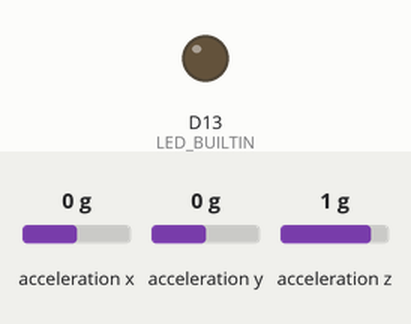
This sketch was run on a simulated Arduino Nano 33 IoT. Parts: output pins drawn as LEDs (lit = HIGH). The test bench sets the inputs (shaded band); at power-on: acceleration x 0 g, acceleration y 0 g, acceleration z 1 g. Nothing arrives over Bluetooth unless stated; a phone connects over Bluetooth LE 3 s after start; what the sketch prints to the serial monitor is not drawn.

Above: at 0.1 s.
At 3.1 s:
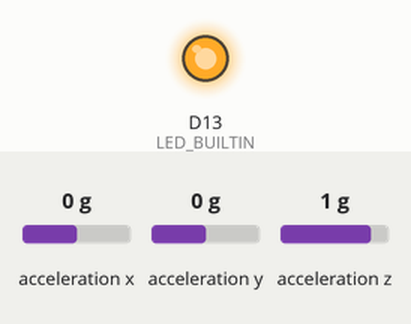
Timing chart, 0 to 4.6 s (numbered marks = the images above):
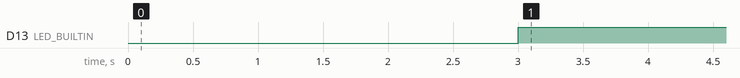

Measured:
- by itself, D13 (LED_BUILTIN): LOW → HIGH at 3.0 s

The sketch:

BLE_Test.ino
```cpp
#include <ArduinoBLE.h>
#include <LSM6DS3.h>
#include <Wire.h>

LSM6DS3 myIMU(I2C_MODE, 0x6A);
BLEService accelService("1101");
BLEFloatCharacteristic accelCharX("0099b53a-b473-11ed-afa1-0242ac120002", BLERead | BLENotify);
BLEFloatCharacteristic accelCharY("0099b8a0-b473-11ed-afa1-0242ac120002", BLERead | BLENotify);
BLEFloatCharacteristic accelCharZ("0099ba12-b473-11ed-afa1-0242ac120002", BLERead | BLENotify);

void setup() {
  // Serial.begin(9600);
  // while (!Serial)
  //   ;

  myIMU.begin();

  // if (myIMU.begin() != 0) {
  //   Serial.println("Device error");
  // } else {
  //   Serial.println("Device OK!");
  // }

  pinMode(LED_BUILTIN, OUTPUT);
  if (!BLE.begin()) {
    // Serial.println("Starting BLE failed!");
    while (1)
      ;
  }

  BLE.setLocalName("AccelerometerData");
  BLE.setAdvertisedService(accelService);
  accelService.addCharacteristic(accelCharX);
  accelService.addCharacteristic(accelCharY);
  accelService.addCharacteristic(accelCharZ);
  BLE.addService(accelService);


  BLE.advertise();
  Serial.println("Bluetooth device active, waiting for connections...");
}

void loop() {
  BLEDevice central = BLE.central();

  if (central) {
    // Serial.print("Connected to central: ");
    // Serial.println(central.address());
    digitalWrite(LED_BUILTIN, HIGH);

    while (central.connected()) {
      float accelx = myIMU.readFloatAccelX();
      float accely = myIMU.readFloatAccelY();
      float accelz = myIMU.readFloatAccelZ();
      //float accelyRaw = map(accely, 0, 1023, 0, 100);
      //float accelzRaw = map(accelz, 0, 1023, 0, 100);

      // Serial.print("Accelx = ");
      // Serial.println(accelx);
      // Serial.print("Accely = ");
      // Serial.println(accely);
      // Serial.print("Accelz = ");
      // Serial.println(accelz);
      accelCharX.writeValue(accelx);
      accelCharY.writeValue(accely);
      accelCharZ.writeValue(accelz);
      delay(200);
    }
  }

  digitalWrite(LED_BUILTIN, LOW);
  // Serial.print("Disconnected from central: ");
  // Serial.println(central.address());
}
```
